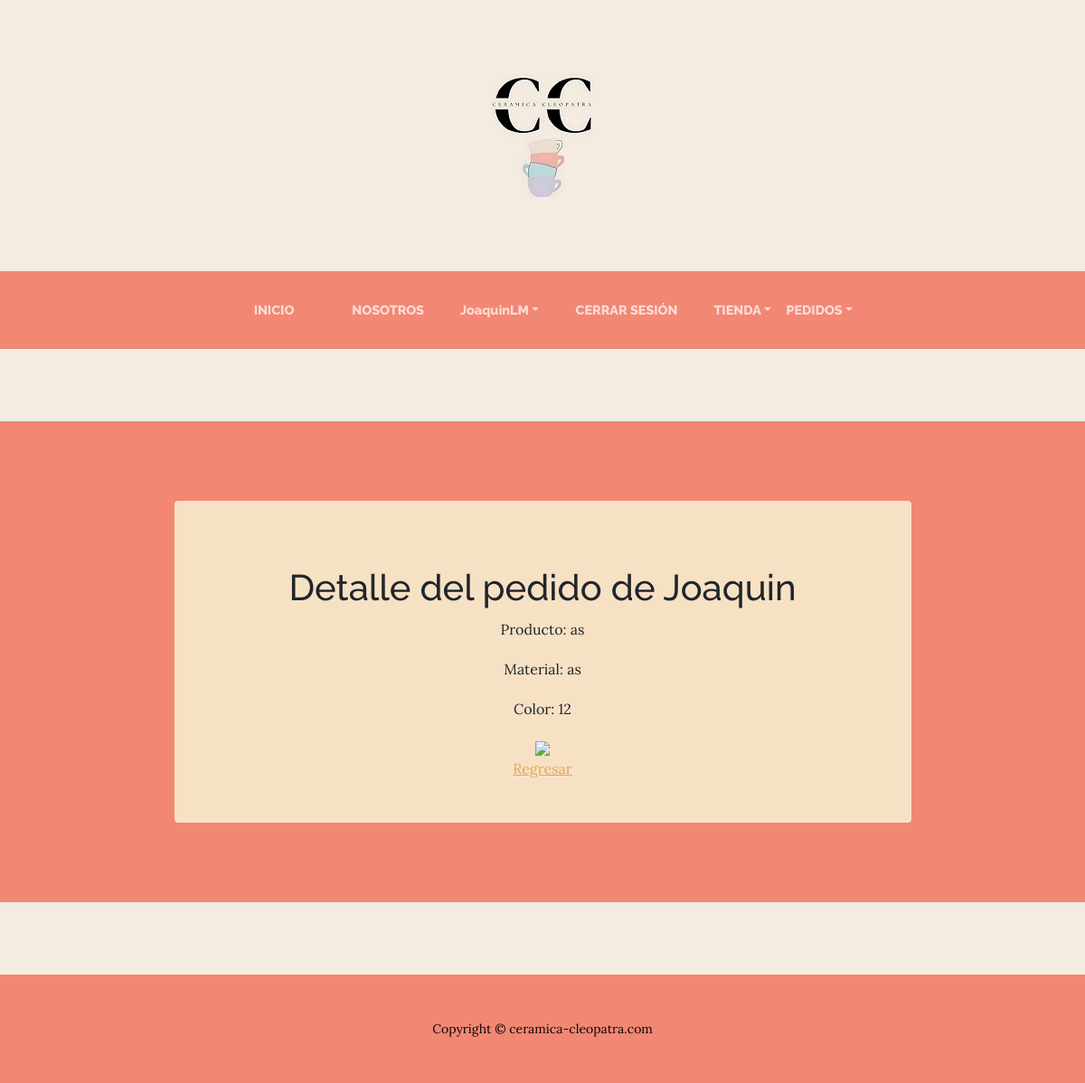
Screenshot of /AppCoder/pedido/19 (signed in) with the database file from the repository.
### AppCoder/models.py (models this page shows)
class Prods(models.Model):
    nombre= models.CharField(max_length=50)
    modelo = models.CharField(max_length=100)
    material = models.CharField(max_length=40)
    color = models.CharField(max_length=40)
    imagen= models.ImageField(upload_to="productospedidos", blank=True, default= "-")

### AppCoder/views.py (the view)
# urls.py: path("pedido/<int:pk>", pedido_detalle.as_view(), name="Pedido Detalle"),
class pedido_detalle(LoginRequiredMixin, DetailView):
    model = Prods
    template_name = "AppCoder/Pedidos/pedido_detail.html"

### carro/context_processor.py (called while the page is built)
def importe_total_carro(request):
    carro = Carro(request)
    total=0
    if request.user.is_authenticated:
        for key, value in request.session["carro"].items():
            total=total+float(value["precio"])
    return {"importe_total_carro":total}

### AppCoder/templates/AppCoder/Pedidos/pedido_detail.html (shortened to what this page needs)
{% extends "AppCoder/padre.html" %}
    {% block titulo2 %}
    <h1 class="title-registro">Detalle del pedido de {{prods.nombre}}</h1>
    <p> Producto: {{prods.modelo}}</p>
    <p> Material: {{prods.material}}</p>
    <p> Color: {{prods.color}}</p>
    <img src="{{prods.imagen.url}}" style="max-width: 500px;"><br/>
    <a href="{% url 'Buscar Pedido' %}"> Regresar</a>
    {% endblock %}

### AppCoder/templates/AppCoder/padre.html (shortened to what this page needs)
<!DOCTYPE html>
<html lang="en">
    <head> {% load static %}
        <link href="{% static 'AppCoder\css\styles.css' %}" rel="stylesheet" />
    </head>
    <body style="background-color: rgba(244,236,225,255);">
        <header>
            <h1 class="site-heading text-center text-faded d-none d-lg-block">
                <img class="site-heading-lower" src= "{% static 'AppCoder\assets\img\ceralogo.jpg' %}" alt="..." />
            </h1>
        </header>
        <nav class="navbar navbar-expand-lg navbar-dark py-lg-4" id="mainNav">
            <div class="container">
                <div class="collapse navbar-collapse" id="navbarSupportedContent">
                    <ul class="navbar-nav mx-auto">
                        <li class="nav-item px-lg-4"><a class="nav-link text-uppercase" href="{% url 'Start' %}">Inicio</a></li>
                        <li class="nav-item px-lg-4"><a class="nav-link text-uppercase" href="{% url 'Nosotros' %}">Nosotros</a></li>
                        {% if user.is_authenticated %}
                        <li class="nav-item dropdown"><a class="nav-link dropdown-toggle" id="navbarDropdown" href="#" role="button" data-bs-toggle="dropdown" aria-expanded="false">{{user.username}}</a>
                        <li class="nav-item px-lg-4"><a class="nav-link text-uppercase" href="{% url 'Logout' %}">Cerrar Sesión</a></li>
                        {% endif %}
                        <li class="nav-item dropdown"><a class="nav-link dropdown-toggle" id="navbarDropdown" href="#" role="button" data-bs-toggle="dropdown" aria-expanded="false">TIENDA</a>
                        <li class="nav-item dropdown"> <a class="nav-link dropdown-toggle" id="navbarDropdown" href="#" role="button" data-bs-toggle="dropdown" aria-expanded="false">PEDIDOS</a>
                </div>
            </div>
        </nav>
        {% block content %}
        <section class="page-section cta">
            <div class="container">
                <div class="row">
                    <div class="col-xl-9 mx-auto">
                        <div class="cta-inner bg-faded text-center rounded">
                            <p class="mb-0">{% block titulo2 %}{% endblock %}
                        </div>
                    </div>
                </div>
            </div>
        </section>
        {% endblock %}
        <footer class="footer text-faded text-center py-5">
            <div class="container"><p class="m-0 small">Copyright &copy; ceramica-cleopatra.com</p></div>
        </footer>
    </body>
</html>

### rows the page displays
Prods: nombre "Joaquin", modelo "as", material "as", color "12"

### other values shown
{{ user.username }} "JoaquinLM"
